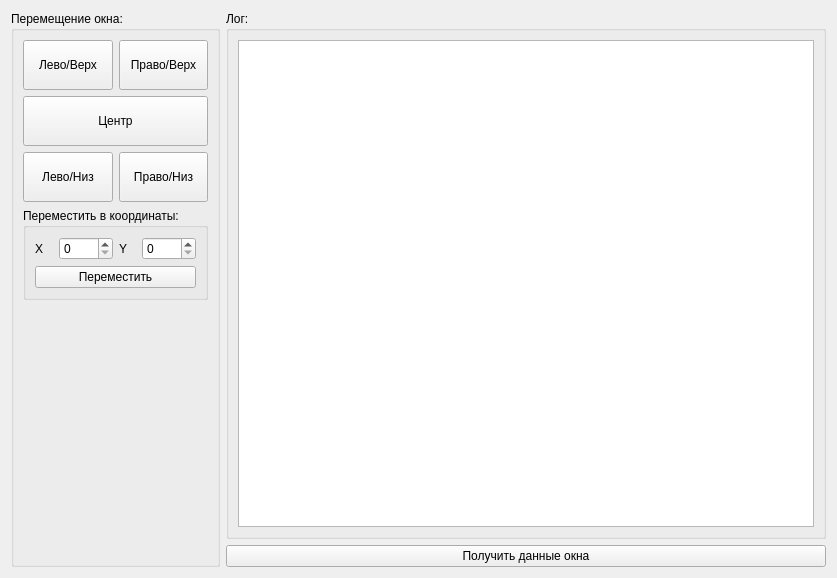
<?xml version="1.0" encoding="UTF-8"?>
<ui version="4.0">
 <class>Form</class>
 <widget class="QWidget" name="Form">
  <property name="geometry">
   <rect>
    <x>0</x>
    <y>0</y>
    <width>837</width>
    <height>578</height>
   </rect>
  </property>
  <property name="minimumSize">
   <size>
    <width>700</width>
    <height>450</height>
   </size>
  </property>
  <property name="windowTitle">
   <string>Form</string>
  </property>
  <layout class="QHBoxLayout" name="horizontalLayout">
   <item>
    <widget class="QGroupBox" name="groupBox_2">
     <property name="title">
      <string>Перемещение окна:</string>
     </property>
     <layout class="QVBoxLayout" name="verticalLayout_3">
      <item>
       <layout class="QHBoxLayout" name="horizontalLayout_6">
        <item>
         <widget class="QPushButton" name="pushButtonLT">
          <property name="minimumSize">
           <size>
            <width>0</width>
            <height>50</height>
           </size>
          </property>
          <property name="text">
           <string>Лево/Верх</string>
          </property>
         </widget>
        </item>
        <item>
         <widget class="QPushButton" name="pushButtonRT">
          <property name="minimumSize">
           <size>
            <width>0</width>
            <height>50</height>
           </size>
          </property>
          <property name="text">
           <string>Право/Верх</string>
          </property>
         </widget>
        </item>
       </layout>
      </item>
      <item>
       <widget class="QPushButton" name="pushButtonCenter">
        <property name="minimumSize">
         <size>
          <width>0</width>
          <height>50</height>
         </size>
        </property>
        <property name="text">
         <string>Центр</string>
        </property>
       </widget>
      </item>
      <item>
       <layout class="QHBoxLayout" name="horizontalLayout_5">
        <item>
         <widget class="QPushButton" name="pushButtonLB">
          <property name="minimumSize">
           <size>
            <width>0</width>
            <height>50</height>
           </size>
          </property>
          <property name="text">
           <string>Лево/Низ</string>
          </property>
         </widget>
        </item>
        <item>
         <widget class="QPushButton" name="pushButtonRB">
          <property name="minimumSize">
           <size>
            <width>0</width>
            <height>50</height>
           </size>
          </property>
          <property name="text">
           <string>Право/Низ</string>
          </property>
         </widget>
        </item>
       </layout>
      </item>
      <item>
       <widget class="QGroupBox" name="groupBox_3">
        <property name="title">
         <string>Переместить в координаты:</string>
        </property>
        <layout class="QVBoxLayout" name="verticalLayout_2">
         <item>
          <layout class="QHBoxLayout" name="horizontalLayout_3">
           <item>
            <widget class="QLabel" name="label">
             <property name="text">
              <string>X</string>
             </property>
            </widget>
           </item>
           <item>
            <widget class="QSpinBox" name="spinBoxX">
             <property name="maximum">
              <number>1920</number>
             </property>
            </widget>
           </item>
           <item>
            <widget class="QLabel" name="label_2">
             <property name="text">
              <string>Y</string>
             </property>
            </widget>
           </item>
           <item>
            <widget class="QSpinBox" name="spinBoxY">
             <property name="maximum">
              <number>1200</number>
             </property>
            </widget>
           </item>
          </layout>
         </item>
         <item>
          <widget class="QPushButton" name="pushButtonMoveCoords">
           <property name="text">
            <string>Переместить</string>
           </property>
          </widget>
         </item>
        </layout>
       </widget>
      </item>
      <item>
       <spacer name="verticalSpacer">
        <property name="orientation">
         <enum>Qt::Vertical</enum>
        </property>
        <property name="sizeHint" stdset="0">
         <size>
          <width>20</width>
          <height>40</height>
         </size>
        </property>
       </spacer>
      </item>
     </layout>
    </widget>
   </item>
   <item>
    <layout class="QVBoxLayout" name="verticalLayout">
     <item>
      <widget class="QGroupBox" name="groupBox">
       <property name="title">
        <string>Лог:</string>
       </property>
       <layout class="QHBoxLayout" name="horizontalLayout_2">
        <item>
         <widget class="QPlainTextEdit" name="plainTextEdit">
          <property name="minimumSize">
           <size>
            <width>200</width>
            <height>0</height>
           </size>
          </property>
         </widget>
        </item>
       </layout>
      </widget>
     </item>
     <item>
      <widget class="QPushButton" name="pushButtonGetData">
       <property name="text">
        <string>Получить данные окна</string>
       </property>
      </widget>
     </item>
    </layout>
   </item>
  </layout>
 </widget>
 <resources/>
 <connections/>
</ui>
